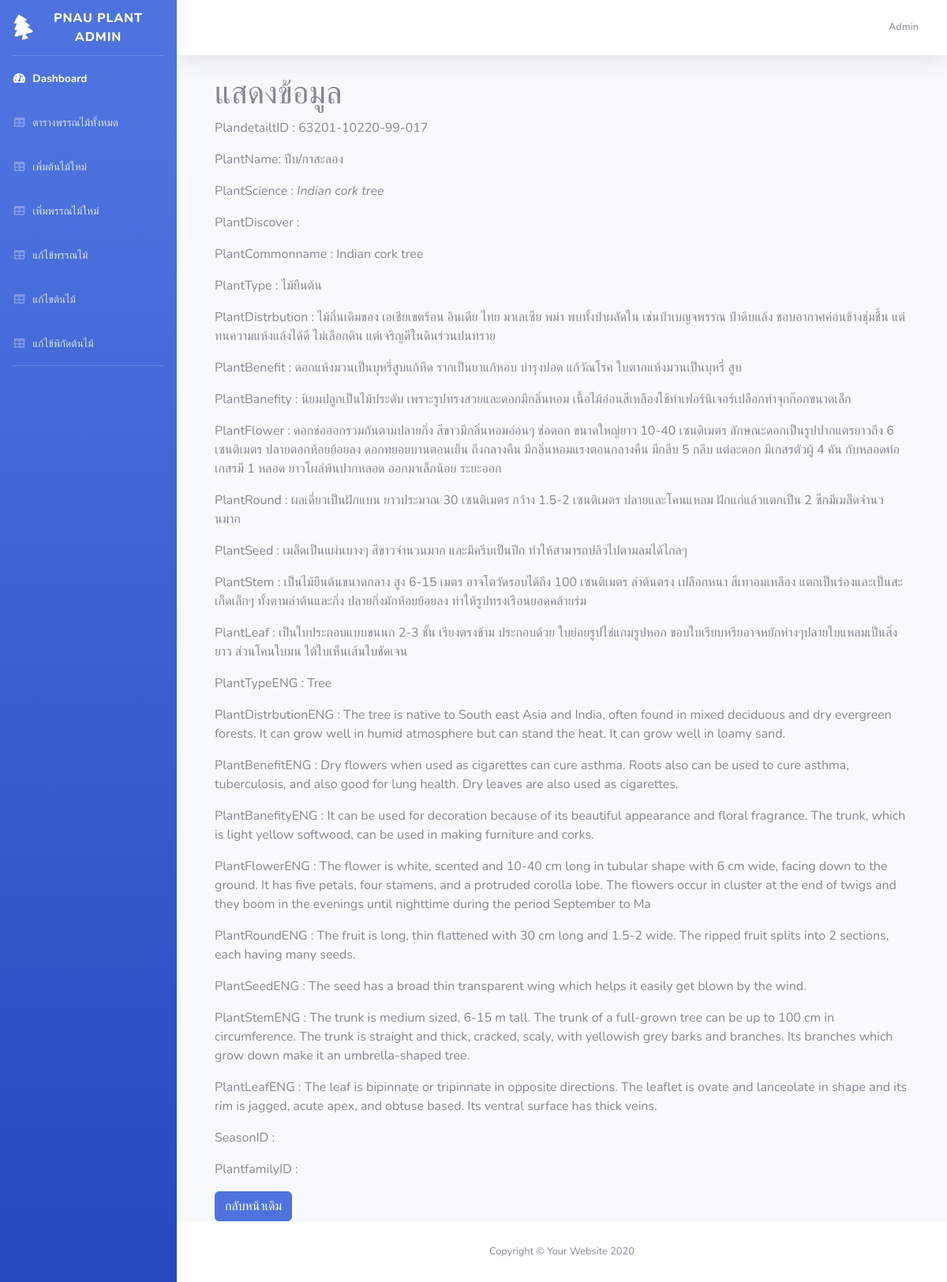
Page /admindetail.php?ID=63201-10220-99-017 on the committed database.
### tables this page shows
CREATE TABLE `plantdetail` (
  `PlandetailtID` varchar(60) NOT NULL,
  `PlantName` varchar(300) NOT NULL,
  `PlantScience` varchar(300) NOT NULL,
  `PlantDiscover` varchar(300) NOT NULL,
  `PlantCommonname` varchar(300) NOT NULL,
  `PlantType` varchar(300) NOT NULL,
  `PlantTypeENG` varchar(300) NOT NULL,
  `PlantDistrbution` varchar(300) NOT NULL,
  `PlantDistrbutionEng` varchar(300) NOT NULL,
  `PlantBenefit` varchar(300) NOT NULL,
  `PlantBenefitEng` varchar(300) NOT NULL,
  `PlantBanefity` varchar(300) NOT NULL,
  `PlantBanefityEng` varchar(300) NOT NULL,
  `PlantFlower` varchar(300) NOT NULL,
  `PlantFlowerEng` varchar(300) NOT NULL,
  `PlantRound` varchar(300) NOT NULL,
  `PlantRoundEng` varchar(300) NOT NULL,
  `PlantSeed` varchar(300) NOT NULL,
  `PlantSeedEng` varchar(300) NOT NULL,
  `PlantStem` varchar(300) NOT NULL,
  `PlantStemEng` varchar(300) NOT NULL,
  `PlantLeaf` varchar(300) NOT NULL,
  `PlantLeafEng` varchar(300) NOT NULL,
  `SeasonID` char(2) NOT NULL,
  `PlantfamilyID` char(10) NOT NULL
);

### admindetail.php (the view, shortened to what this page needs)
<!DOCTYPE html>
<html lang="en">
<head>
    <link href="vendor/fontawesome-free/css/all.min.css" rel="stylesheet" type="text/css">
    <link href="css/sb-admin-2.min.css" rel="stylesheet">
</head>
<body id="page-top">
    <div id="wrapper">
        <ul class="navbar-nav bg-gradient-primary sidebar sidebar-dark accordion" id="accordionSidebar">
            <a class="sidebar-brand d-flex align-items-center justify-content-center" href="index.html">
                <div class="sidebar-brand-icon rotate-n-15">
                    <i class="fas fa-tree"></i>
                </div>
                <div class="sidebar-brand-text mx-3">PNAU PLANT ADMIN </div>
            </a>
            <hr class="sidebar-divider my-0">
            <li class="nav-item active">
                <a class="nav-link" href="index.php">
                    <i class="fas fa-fw fa-tachometer-alt"></i>
                    <span>Dashboard</span></a>
            </li>
            <li class="nav-item">
                <a class="nav-link" href="detail_Plant.php">
                    <i class="fas fa-fw fa-table"></i>
                    <span>ตารางพรรณไม้ทั้งหมด</span></a>
            </li>
            <li class="nav-item">
                <a class="nav-link" href="Insert_plant.php">
                    <i class="fas fa-fw fa-table"></i>
                    <span>เพิ่มต้นไม้ใหม่</span></a>
            </li>
            <li class="nav-item">
                <a class="nav-link" href="Insert_detail.php">
                    <i class="fas fa-fw fa-table"></i>
                    <span>เพิ่มพรรณไม้ใหม่</span></a>
            </li>
            <li class="nav-item">
                <a class="nav-link" href="Update_detail.php">
                    <i class="fas fa-fw fa-table"></i>
                    <span>แก้ไข้พรรณไม้</span></a>
            </li>
            <li class="nav-item">
                <a class="nav-link" href="Update_plant.php">
                    <i class="fas fa-fw fa-table"></i>
                    <span>แก้ไขต้นไม้</span></a>
            </li>
            <li class="nav-item">
                <a class="nav-link" href="Update_location.php">
                    <i class="fas fa-fw fa-table"></i>
                    <span>แก้ไข้พิกัดต้นไม้</span></a>
            </li>
            <hr class="sidebar-divider d-none d-md-block">
        </ul>
        <div id="content-wrapper" class="d-flex flex-column">
            <div id="content">
                <nav class="navbar navbar-expand navbar-light bg-white topbar mb-4 static-top shadow">
                    <ul class="navbar-nav ml-auto">
                        <li class="nav-item dropdown no-arrow">
                            <a class="nav-link dropdown-toggle" href="#" id="userDropdown" role="button" data-toggle="dropdown" aria-haspopup="true" aria-expanded="false">
                                <span class="mr-2 d-none d-lg-inline text-gray-600 small">Admin</span>
                            </a>
                        </li>
                    </ul>
                </nav>
                <div class="container-fluid">
                    <div class="container">
                        <h1>แสดงข้อมูล</h1>
                        <?php
                        $ID = $_GET["ID"];
                        include('connection.php');
                        $query = "SELECT * FROM `plantdetail` WHERE plantdetail.PlandetailtID = '" . $ID . "' ";
                        $result = mysqli_query($conn, $query);
                        while ($row = mysqli_fetch_array($result)) {
                            echo "<div><p>PlandetailtID : " . $ID . "</p></div>";
                            echo "<div><p>PlantName: " . $row['PlantName'] . "</p></div>";
                            echo "<div><p>PlantScience : <i>" . $row['PlantCommonname'] . "</i> " . $row['PlantDiscover'] . "</p></div>";
                            echo "<div><p>PlantDiscover : " . $row['PlantDiscover'] . "</p></div>";
                            echo "<div><p>PlantCommonname : " . $row['PlantCommonname'] . "</p></div>";
                            echo "<div><p>PlantType : " . $row['PlantType'] . "</p></div>";
                            echo "<div><p>PlantDistrbution : " . $row['PlantDistrbution'] . "</p></div>";
                            echo "<div><p>PlantBenefit : " . $row['PlantBenefit'] . "</p></div>";
                            echo "<div><p>PlantBanefity : " . $row['PlantBanefity'] . "</p></div>";
                            echo "<div><p>PlantFlower : " . $row['PlantFlower'] . "</p></div>";
                            echo "<div><p>PlantRound : " . $row['PlantRound'] . "</p></div>";
                            echo "<div><p>PlantSeed : " . $row['PlantSeed'] . "</p></div>";
                            echo "<div><p>PlantStem : " . $row['PlantStem'] . "</p></div>";
                            echo "<div><p>PlantLeaf : " . $row['PlantLeaf'] . "</p></div>";
                            echo "<div><p>PlantTypeENG : " . $row['PlantTypeENG'] . "</p></div>";
                            echo "<div><p>PlantDistrbutionENG : " . $row['PlantDistrbutionEng'] . "</p></div>";
                            echo "<div><p>PlantBenefitENG : " . $row['PlantBenefitEng'] . "</p></div>";
                            echo "<div><p>PlantBanefityENG : " . $row['PlantBanefityEng'] . "</p></div>";
                            echo "<div><p>PlantFlowerENG : " . $row['PlantFlowerEng'] . "</p></div>";
                            echo "<div><p>PlantRoundENG : " . $row['PlantRoundEng'] . "</p></div>";
                            echo "<div><p>PlantSeedENG : " . $row['PlantSeedEng'] . "</p></div>";
                            echo "<div><p>PlantStemENG : " . $row['PlantStemEng'] . "</p></div>";
                            echo "<div><p>PlantLeafENG : " . $row['PlantLeafEng'] . "</p></div>";
                            echo "<div><p>SeasonID : " . $row['SeasonID'] . "</p></div>";
                            echo "<div><p>PlantfamilyID :" . $row['PlantfamilyID'] . "</p></div>";
                        }
                        ?>
                        <a href="index.html" class="btn btn-primary">กลับหน้าเดิม</a>
                    </div>
                </div>
            </div>
            <footer class="sticky-footer bg-white">
                <div class="container my-auto">
                    <div class="copyright text-center my-auto">
                        <span>Copyright &copy; Your Website 2020</span>
                    </div>
                </div>
            </footer>
        </div>
    </div>
</body>
</html>

### rows in the picture
plantdetail: PlantName "ปีบ/กาสะลอง", PlantCommonname "Indian cork tree", PlantType "ไม้ยืนต้น", PlantDistrbution "ไม้ถิ่นเดิมของ เอเชียเขตร้อน อินเดีย ไทย มาเลเซีย พม่า พบทั้งป่าผลัดใน เช่นป่าเบญจพรรณ ป่าดิบแล้ง ชอบอากาศค่อนข้างชุ่มชื้น แต่ทนความแห้งแล้งได้ดี ไม่เลือกดิน แต่เจริญดีในดินร่วนปนทราย", PlantBenefit "ดอกแห้งมวนเป็นบุหรี่สูบแก้หืด รากเป็นยาแก้หอบ บํารุงปอด แก้วัณโรค ใบตากแห้งมวนเป็นบุหรี่ สูบ", PlantBanefity "นิยมปลูกเป็นไม้ประดับ เพราะรูปทรงสวยและดอกมีกลิ่นหอม เนื้อไม้อ่อนสีเหลืองใช้ทําเฟอร์นิเจอร์เปลือกทําจุกก๊อกขนาดเล็ก", PlantFlower "ดอกช่อออกรวมกันตามปลายกิ่ง สีขาวมีกลิ่นหอมอ่อนๆ ช่อดอก ขนาดใหญ่ยาว 10-40 เซนติเมตร ลักษณะดอกเป็นรูปปากแตรยาวถึง 6 เซนติเมตร ปลายตอกห้อยย้อยลง ดอกทยอยบานตอนเย็น ถึงกลางคืน มีกลิ่นหอมแรงตอนกลางคืน มีกลีบ 5 กลีบ แต่ละดอก มีเกสรตัวผู้ 4 คัน กับหลอดท่อเกสรมี 1 หลอด ยาวโผล่พ้นปากหลอด ออกมาเล็กน้อย ระยะออก", PlantRound "ผลเดี่ยวเป็นฝักแบน ยาวประมาณ 30 เซนติเมตร กว้าง 1.5-2 เซนติเมตร ปลายและโคนแหลม ฝักแก่แล้วแตกเป็น 2 ซีกมีเมล็ดจํานวนมาก", PlantSeed "เมล็ดเป็นแผ่นบางๆ สีขาวจํานวนมาก และมีครีบเป็นปีก ทําให้สามารถปลิวไปตามลมได้ไกลๆ", PlantStem "เป็นไม้ยืนต้นขนาดกลาง สูง 6-15 เมตร อาจโตวัดรอบได้ถึง 100 เซนติเมตร ลําต้นตรง เปลือกหนา สีเทาอมเหลือง แตกเป็นร่องและเป็นสะเก็ดเล็กๆ ทั้งตามลําต้นและกิ่ง ปลายกิ่งมักห้อยย้อยลง ทําให้รูปทรงเรือนยอดคล้ายร่ม", PlantLeaf "เป็นใบประกอบแบบขนนก 2-3 ชั้น เรียงตรงข้าม ประกอบด้วย ใบย่อยรูปไข่แกมรูปหอก ขอบใบเรียบหรียอาจหยักห่างๆปลายใบแหลมเป็นสิ่งยาว ส่วนโคนใบมน ใต้ใบเห็นเส้นใบชัดเจน", PlantTypeENG "Tree", PlantDistrbutionEng "The tree is native to South east Asia and India, often found in mixed deciduous and dry evergreen forests. It can grow well in humid atmosphere but can stand the heat. It can grow well in loamy sand.", PlantBenefitEng "Dry flowers when used as cigarettes can cure asthma. Roots also can be used to cure asthma, tuberculosis, and also good for lung health. Dry leaves are also used as cigarettes.", PlantBanefityEng "It can be used for decoration because of its beautiful appearance and floral fragrance. The trunk, which is light yellow softwood, can be used in making furniture and corks.", PlantFlowerEng "The flower is white, scented and 10-40 cm long in tubular shape with 6 cm wide, facing down to the ground. It has five petals, four stamens, and a protruded corolla lobe. The flowers occur in cluster at the end of twigs and they boom in the evenings until nighttime during the period September to Ma", PlantRoundEng "The fruit is long, thin flattened with 30 cm long and 1.5-2 wide. The ripped fruit splits into 2 sections, each having many seeds.", PlantSeedEng "The seed has a broad thin transparent wing which helps it easily get blown by the wind.", PlantStemEng "The trunk is medium sized, 6-15 m tall. The trunk of a full-grown tree can be up to 100 cm in circumference. The trunk is straight and thick, cracked, scaly, with yellowish grey barks and branches. Its branches which grow down make it an umbrella-shaped tree.", PlantLeafEng "The leaf is bipinnate or tripinnate in opposite directions. The leaflet is ovate and lanceolate in shape and its rim is jagged, acute apex, and obtuse based. Its ventral surface has thick veins."
